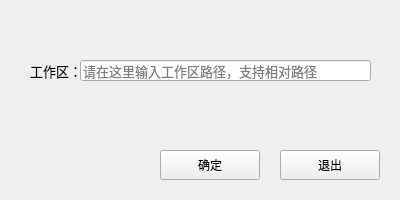
<?xml version="1.0" encoding="UTF-8"?>
<ui version="4.0">
 <class>SelectWorkspaceWidget</class>
 <widget class="QWidget" name="SelectWorkspaceWidget">
  <property name="geometry">
   <rect>
    <x>0</x>
    <y>0</y>
    <width>400</width>
    <height>200</height>
   </rect>
  </property>
  <property name="minimumSize">
   <size>
    <width>400</width>
    <height>200</height>
   </size>
  </property>
  <property name="maximumSize">
   <size>
    <width>400</width>
    <height>200</height>
   </size>
  </property>
  <property name="windowTitle">
   <string>选择工作区</string>
  </property>
  <widget class="QPushButton" name="pushButton">
   <property name="geometry">
    <rect>
     <x>280</x>
     <y>150</y>
     <width>100</width>
     <height>30</height>
    </rect>
   </property>
   <property name="text">
    <string>退出</string>
   </property>
  </widget>
  <widget class="QPushButton" name="pushButton_2">
   <property name="geometry">
    <rect>
     <x>160</x>
     <y>150</y>
     <width>100</width>
     <height>30</height>
    </rect>
   </property>
   <property name="text">
    <string>确定</string>
   </property>
  </widget>
  <widget class="QLineEdit" name="lineEdit">
   <property name="geometry">
    <rect>
     <x>80</x>
     <y>60</y>
     <width>291</width>
     <height>21</height>
    </rect>
   </property>
   <property name="font">
    <font>
     <pointsize>10</pointsize>
    </font>
   </property>
   <property name="placeholderText">
    <string>请在这里输入工作区路径，支持相对路径</string>
   </property>
  </widget>
  <widget class="QLabel" name="label">
   <property name="geometry">
    <rect>
     <x>30</x>
     <y>60</y>
     <width>53</width>
     <height>21</height>
    </rect>
   </property>
   <property name="font">
    <font>
     <pointsize>10</pointsize>
    </font>
   </property>
   <property name="text">
    <string>工作区：</string>
   </property>
  </widget>
 </widget>
 <resources/>
 <connections>
  <connection>
   <sender>pushButton</sender>
   <signal>clicked()</signal>
   <receiver>SelectWorkspaceWidget</receiver>
   <slot>close_program()</slot>
   <hints>
    <hint type="sourcelabel">
     <x>323</x>
     <y>164</y>
    </hint>
    <hint type="destinationlabel">
     <x>253</x>
     <y>100</y>
    </hint>
   </hints>
  </connection>
  <connection>
   <sender>pushButton_2</sender>
   <signal>clicked()</signal>
   <receiver>SelectWorkspaceWidget</receiver>
   <slot>get_workspace()</slot>
   <hints>
    <hint type="sourcelabel">
     <x>220</x>
     <y>161</y>
    </hint>
    <hint type="destinationlabel">
     <x>137</x>
     <y>129</y>
    </hint>
   </hints>
  </connection>
 </connections>
 <slots>
  <slot>close_program()</slot>
  <slot>get_workspace()</slot>
 </slots>
</ui>
